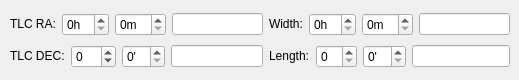
             <widget class="QWidget" name="page_2">
              <widget class="QWidget" name="layoutWidget_2">
               <property name="geometry">
                <rect>
                 <x>10</x>
                 <y>10</y>
                 <width>500</width>
                 <height>61</height>
                </rect>
               </property>
               <layout class="QGridLayout" name="gridLayout">
                <item row="0" column="0">
                 <layout class="QHBoxLayout" name="horizontalLayout_3">
                  <item>
                   <widget class="QLabel" name="ra1Label">
                    <property name="text">
                     <string>&lt;!DOCTYPE HTML PUBLIC &quot;-//W3C//DTD HTML 4.0//EN&quot; &quot;http://www.w3.org/TR/REC-html40/strict.dtd&quot;&gt;
&lt;html&gt;&lt;head&gt;&lt;meta name=&quot;qrichtext&quot; content=&quot;1&quot; /&gt;&lt;style type=&quot;text/css&quot;&gt;
p, li { white-space: pre-wrap; }
&lt;/style&gt;&lt;/head&gt;&lt;body style=&quot; font-family:'Sans Serif'; font-size:9pt; font-weight:400; font-style:normal;&quot;&gt;
&lt;table border=&quot;0&quot; style=&quot;-qt-table-type: root; margin-top:4px; margin-bottom:4px; margin-left:4px; margin-right:4px;&quot;&gt;
&lt;tr&gt;
&lt;td style=&quot;border: none;&quot;&gt;
&lt;p style=&quot; margin-top:0px; margin-bottom:0px; margin-left:0px; margin-right:0px; -qt-block-indent:0; text-indent:0px;&quot;&gt;&lt;span style=&quot; color:#000000;&quot;&gt;TLC RA:&lt;/span&gt;&lt;/p&gt;&lt;/td&gt;&lt;/tr&gt;&lt;/table&gt;&lt;/body&gt;&lt;/html&gt;</string>
                    </property>
                    <property name="alignment">
                     <set>Qt::AlignRight|Qt::AlignTrailing|Qt::AlignVCenter</set>
                    </property>
                   </widget>
                  </item>
                  <item>
                   <widget class="QSpinBox" name="blcxSpinBoxHr">
                    <property name="toolTip">
                     <string>Right Ascension Hours</string>
                    </property>
                    <property name="suffix">
                     <string>h</string>
                    </property>
                    <property name="maximum">
                     <number>23</number>
                    </property>
                   </widget>
                  </item>
                  <item>
                   <widget class="QSpinBox" name="blcxSpinBoxMin">
                    <property name="toolTip">
                     <string>Right Ascension Minutes</string>
                    </property>
                    <property name="suffix">
                     <string>m</string>
                    </property>
                    <property name="maximum">
                     <number>59</number>
                    </property>
                   </widget>
                  </item>
                  <item>
                   <widget class="QLineEdit" name="blcxLineEditSec">
                    <property name="toolTip">
                     <string>Right Ascension Seconds</string>
                    </property>
                   </widget>
                  </item>
                 </layout>
                </item>
                <item row="0" column="1">
                 <layout class="QHBoxLayout" name="horizontalLayout_2">
                  <item>
                   <widget class="QLabel" name="ra2Label">
                    <property name="text">
                     <string>&lt;!DOCTYPE HTML PUBLIC &quot;-//W3C//DTD HTML 4.0//EN&quot; &quot;http://www.w3.org/TR/REC-html40/strict.dtd&quot;&gt;
&lt;html&gt;&lt;head&gt;&lt;meta name=&quot;qrichtext&quot; content=&quot;1&quot; /&gt;&lt;style type=&quot;text/css&quot;&gt;
p, li { white-space: pre-wrap; }
&lt;/style&gt;&lt;/head&gt;&lt;body style=&quot; font-family:'Sans Serif'; font-size:9pt; font-weight:400; font-style:normal;&quot;&gt;
&lt;table border=&quot;0&quot; style=&quot;-qt-table-type: root; margin-top:4px; margin-bottom:4px; margin-left:4px; margin-right:4px;&quot;&gt;
&lt;tr&gt;
&lt;td style=&quot;border: none;&quot;&gt;
&lt;p style=&quot; margin-top:0px; margin-bottom:0px; margin-left:0px; margin-right:0px; -qt-block-indent:0; text-indent:0px;&quot;&gt;&lt;span style=&quot; color:#000000;&quot;&gt;Width:&lt;/span&gt;&lt;/p&gt;&lt;/td&gt;&lt;/tr&gt;&lt;/table&gt;&lt;/body&gt;&lt;/html&gt;</string>
                    </property>
                    <property name="alignment">
                     <set>Qt::AlignRight|Qt::AlignTrailing|Qt::AlignVCenter</set>
                    </property>
                   </widget>
                  </item>
                  <item>
                   <widget class="QSpinBox" name="trcxSpinBoxHr">
                    <property name="toolTip">
                     <string>Right Ascension Hours</string>
                    </property>
                    <property name="suffix">
                     <string>h</string>
                    </property>
                    <property name="maximum">
                     <number>23</number>
                    </property>
                   </widget>
                  </item>
                  <item>
                   <widget class="QSpinBox" name="trcxSpinBoxMin">
                    <property name="toolTip">
                     <string>Right Ascension Minutes</string>
                    </property>
                    <property name="suffix">
                     <string>m</string>
                    </property>
                    <property name="maximum">
                     <number>59</number>
                    </property>
                   </widget>
                  </item>
                  <item>
                   <widget class="QLineEdit" name="trcxLineEditSec">
                    <property name="toolTip">
                     <string>Right Ascension Seconds</string>
                    </property>
                   </widget>
                  </item>
                 </layout>
                </item>
                <item row="1" column="0">
                 <layout class="QHBoxLayout" name="horizontalLayout_7">
                  <item>
                   <widget class="QLabel" name="dec1Label">
                    <property name="text">
                     <string>&lt;!DOCTYPE HTML PUBLIC &quot;-//W3C//DTD HTML 4.0//EN&quot; &quot;http://www.w3.org/TR/REC-html40/strict.dtd&quot;&gt;
&lt;html&gt;&lt;head&gt;&lt;meta name=&quot;qrichtext&quot; content=&quot;1&quot; /&gt;&lt;style type=&quot;text/css&quot;&gt;
p, li { white-space: pre-wrap; }
&lt;/style&gt;&lt;/head&gt;&lt;body style=&quot; font-family:'Sans Serif'; font-size:9pt; font-weight:400; font-style:normal;&quot;&gt;
&lt;table border=&quot;0&quot; style=&quot;-qt-table-type: root; margin-top:4px; margin-bottom:4px; margin-left:4px; margin-right:4px;&quot;&gt;
&lt;tr&gt;
&lt;td style=&quot;border: none;&quot;&gt;
&lt;p style=&quot; margin-top:0px; margin-bottom:0px; margin-left:0px; margin-right:0px; -qt-block-indent:0; text-indent:0px;&quot;&gt;&lt;span style=&quot; color:#000000;&quot;&gt;TLC DEC:&lt;/span&gt;&lt;/p&gt;&lt;/td&gt;&lt;/tr&gt;&lt;/table&gt;&lt;/body&gt;&lt;/html&gt;</string>
                    </property>
                    <property name="alignment">
                     <set>Qt::AlignRight|Qt::AlignTrailing|Qt::AlignVCenter</set>
                    </property>
                   </widget>
                  </item>
                  <item>
                   <widget class="QSpinBox" name="blcySpinBoxDeg">
                    <property name="toolTip">
                     <string>Declination Degrees</string>
                    </property>
                    <property name="minimum">
                     <number>-90</number>
                    </property>
                    <property name="maximum">
                     <number>90</number>
                    </property>
                   </widget>
                  </item>
                  <item>
                   <widget class="QSpinBox" name="blcySpinBoxMin">
                    <property name="toolTip">
                     <string>Declination Minutes</string>
                    </property>
                    <property name="suffix">
                     <string>'</string>
                    </property>
                    <property name="maximum">
                     <number>59</number>
                    </property>
                   </widget>
                  </item>
                  <item>
                   <widget class="QLineEdit" name="blcyLineEditSec">
                    <property name="toolTip">
                     <string>Right Ascension Seconds</string>
                    </property>
                   </widget>
                  </item>
                 </layout>
                </item>
                <item row="1" column="1">
                 <layout class="QHBoxLayout" name="horizontalLayout_6">
                  <item>
                   <widget class="QLabel" name="dec2Label">
                    <property name="text">
                     <string>&lt;!DOCTYPE HTML PUBLIC &quot;-//W3C//DTD HTML 4.0//EN&quot; &quot;http://www.w3.org/TR/REC-html40/strict.dtd&quot;&gt;
&lt;html&gt;&lt;head&gt;&lt;meta name=&quot;qrichtext&quot; content=&quot;1&quot; /&gt;&lt;style type=&quot;text/css&quot;&gt;
p, li { white-space: pre-wrap; }
&lt;/style&gt;&lt;/head&gt;&lt;body style=&quot; font-family:'Sans Serif'; font-size:9pt; font-weight:400; font-style:normal;&quot;&gt;
&lt;table border=&quot;0&quot; style=&quot;-qt-table-type: root; margin-top:4px; margin-bottom:4px; margin-left:4px; margin-right:4px;&quot;&gt;
&lt;tr&gt;
&lt;td style=&quot;border: none;&quot;&gt;
&lt;p style=&quot; margin-top:0px; margin-bottom:0px; margin-left:0px; margin-right:0px; -qt-block-indent:0; text-indent:0px;&quot;&gt;&lt;span style=&quot; color:#000000;&quot;&gt;Length:&lt;/span&gt;&lt;/p&gt;&lt;/td&gt;&lt;/tr&gt;&lt;/table&gt;&lt;/body&gt;&lt;/html&gt;</string>
                    </property>
                    <property name="alignment">
                     <set>Qt::AlignRight|Qt::AlignTrailing|Qt::AlignVCenter</set>
                    </property>
                   </widget>
                  </item>
                  <item>
                   <widget class="QSpinBox" name="trcySpinBoxDeg">
                    <property name="toolTip">
                     <string>Declination Degrees</string>
                    </property>
                    <property name="suffix">
                     <string/>
                    </property>
                    <property name="maximum">
                     <number>59</number>
                    </property>
                   </widget>
                  </item>
                  <item>
                   <widget class="QSpinBox" name="trcySpinBoxMin">
                    <property name="toolTip">
                     <string>Declination Minutes</string>
                    </property>
                    <property name="suffix">
                     <string>'</string>
                    </property>
                    <property name="maximum">
                     <number>59</number>
                    </property>
                   </widget>
                  </item>
                  <item>
                   <widget class="QLineEdit" name="trcyLineEditSec">
                    <property name="toolTip">
                     <string>Right Ascension Seconds</string>
                    </property>
                   </widget>
                  </item>
                 </layout>
                </item>
               </layout>
              </widget>
             </widget>
